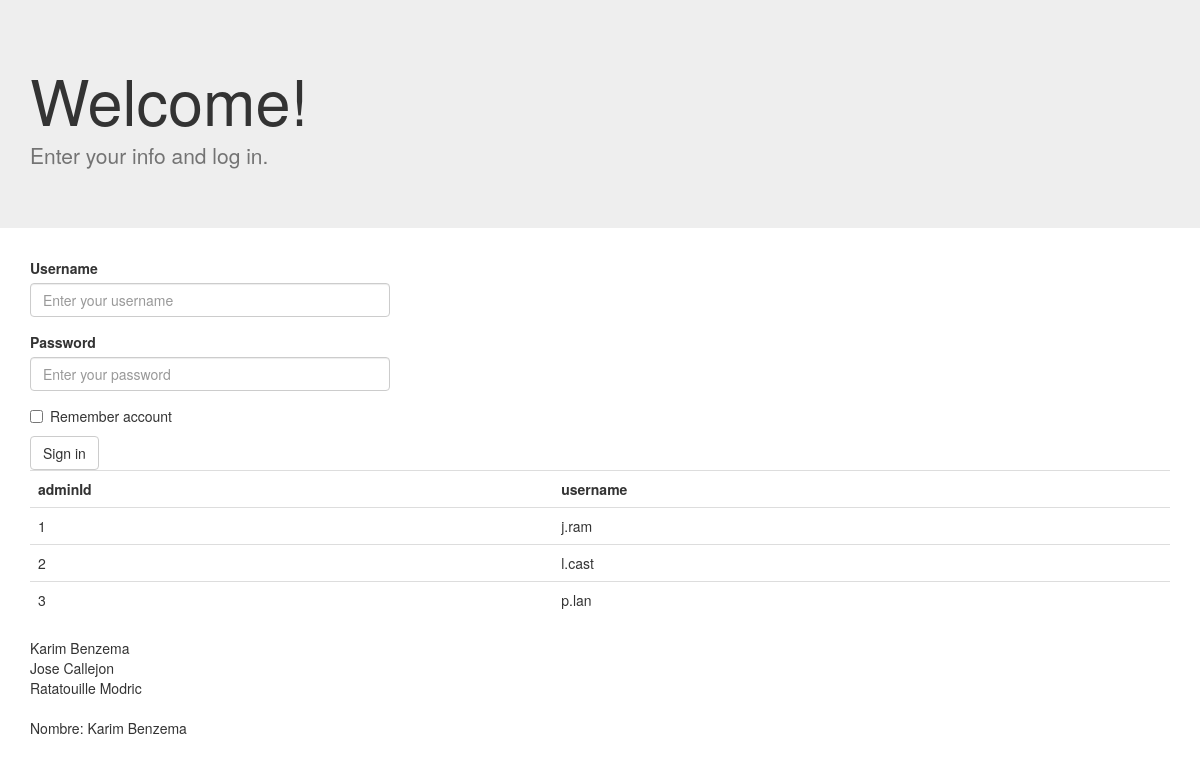
The page /form.php on the database its author committed.
### tables this page shows
CREATE TABLE "cliente" ("clienteId" INTEGER PRIMARY KEY  AUTOINCREMENT  NOT NULL  UNIQUE , "clienteNom" VARCHAR NOT NULL , "clienteAp" VARCHAR NOT NULL , "clienteDir" VARCHAR NOT NULL , "clienteEmail" VARCHAR NOT NULL , "clienteTel" VARCHAR NOT NULL );

### form.php (the view, shortened to what this page needs)
<!DOCTYPE html>
<html>
    <head>
        <link href="css/bootstrap.min.css" rel="stylesheet" media="screen">
        <link href="bootstrap-3.0.0/dist/css/bootstrap.min.css" rel="stylesheet" media="screen">
    </head>
    <body>
        <div class="jumbotron">
            <h1>Welcome&excl;</h1>
            <p class="help-block">Enter your info and log in.</p>
        </div>
        <div class="container">
            <div class="row">
                <div class="col-md-4">
                    <form role="form">
                        <div class="form-group">
                            <label for="inputUsername">Username</label>
                            <input type="username" class="form-control" id="inputUsername" placeholder="Enter your username">
                        </div>
                        <div class="form-group">
                            <label for="inputPassword">Password</label>
                            <input type="password" class="form-control" id="inputPassword" placeholder="Enter your password">
                        </div>
                        <div class="checkbox">
                            <label>
                                <input type="checkbox"> Remember account
                            </label>
                        </div>
                        <button type="submit" class="btn btn-default">Sign in</button>
                    </form>
                </div>
            </div>
        </div>
        <div class="container">
        <?php
            $conn = new PDO('sqlite:db/StoreSchema.sqlite');
            $sql = 'SELECT * FROM admin';
            print "<table class=\"table\" <thead><tr><th>adminId</th><th>username</th></tr></thead><tbody";
            foreach ($conn->query($sql) as $row){
                print "<tr><td>".$row['adminId']."</td><td>".$row['username']."</td></tr>";
            }
            print "</tbody></table>";
            $sql = 'SELECT * FROM cliente';
            foreach ($conn->query($sql) as $row){
                print $row['clienteNom']." ".$row['clienteAp']."<br>";
            }
            print "<br>";
            $sql = 'SELECT * FROM cliente WHERE clienteDir = :cliented';
            $cons = $conn->prepare($sql);
            $cons->execute(array('cliented'=>'Narnia'));
            $res = $cons->fetchAll();
            foreach ($res as $row){
                echo "Nombre: ".$row["clienteNom"]." ".$row["clienteAp"].'<br>';
            }
        ?>
        </div>
    </body>
</html>

### rows shown on the page
cliente: clienteNom "Karim", clienteAp "Benzema"
cliente: clienteNom "Jose", clienteAp "Callejon"
cliente: clienteNom "Ratatouille", clienteAp "Modric"

### other values the page prints
$row['adminId'] "1"
$row['username'] "j.ram"
$row['adminId'] "2"
$row['username'] "l.cast"
$row['adminId'] "3"
$row['username'] "p.lan"
